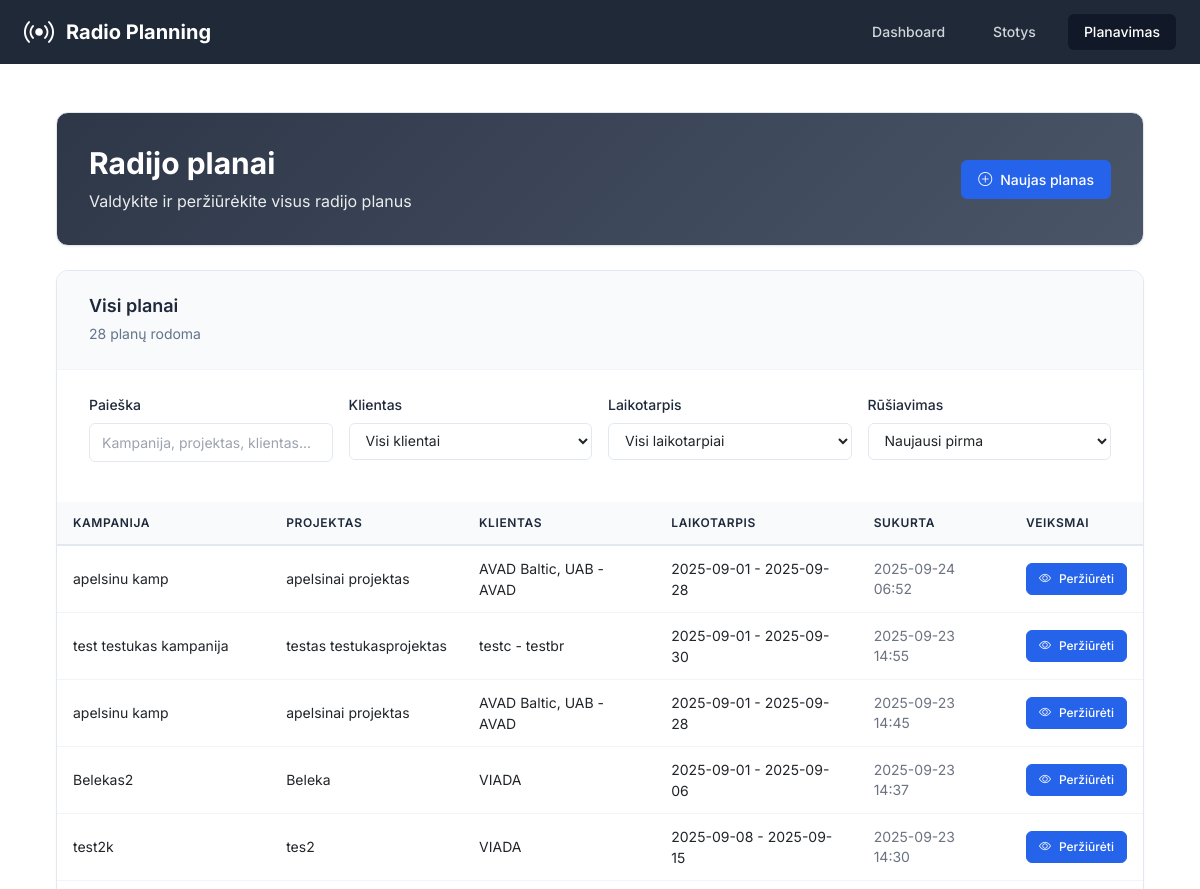
/planning (upper part), run on an earlier commit of the app's database.
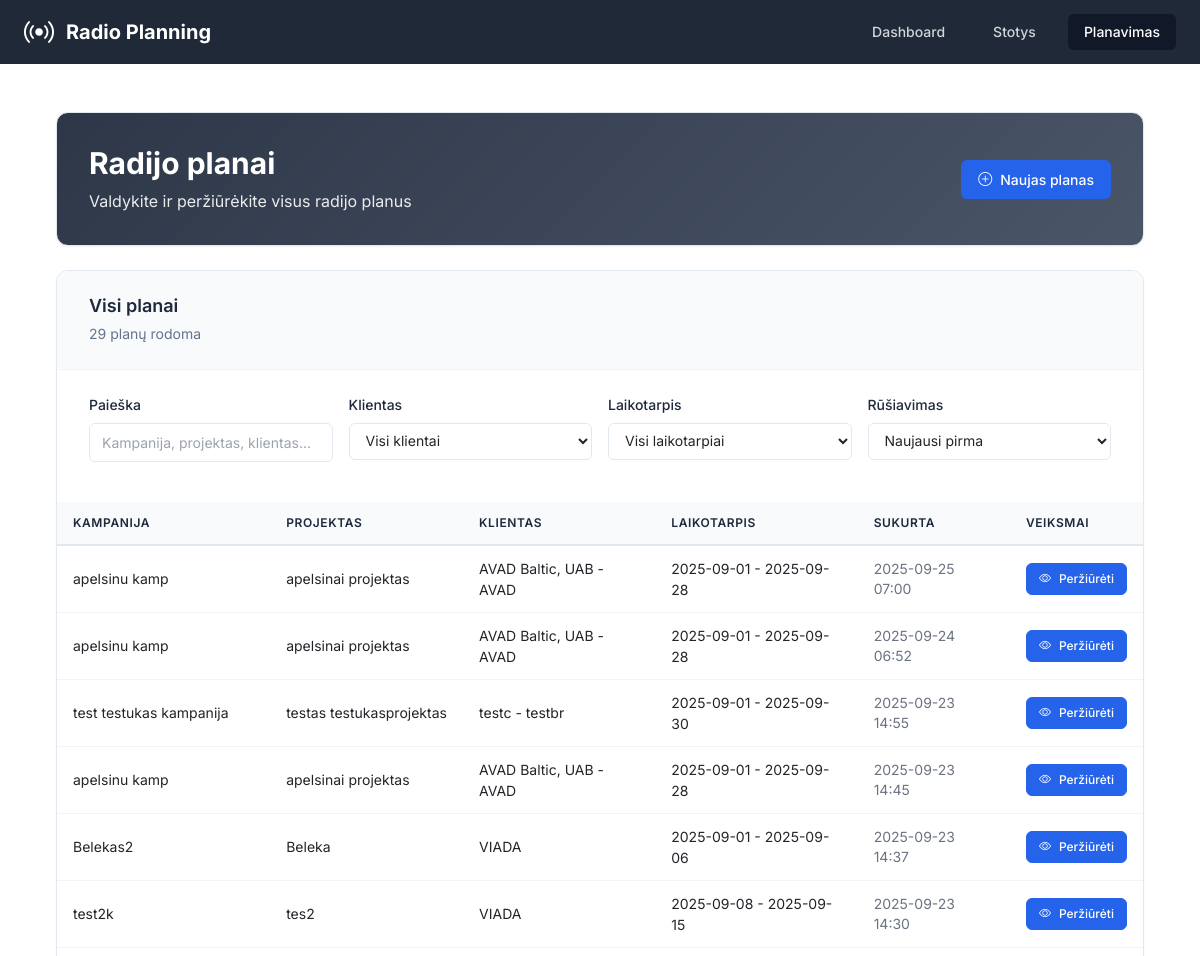
And on a later commit of the database.
### app/models.py (models this page shows, shortened)
class RadioPlan(db.Model):
    __tablename__ = 'radio_plans'
    id = db.Column(db.Integer, primary_key=True)
    campaign_id = db.Column(db.Integer, nullable=False)  # From projects-crm
    campaign_name = db.Column(db.String(200))
    project_id = db.Column(db.Integer)
    project_name = db.Column(db.String(200))
    client_brand_id = db.Column(db.Integer)
    client_brand_name = db.Column(db.String(200))
    start_date = db.Column(db.Date, nullable=False)
    end_date = db.Column(db.Date, nullable=False)
    target_audience = db.Column(db.String(50), nullable=False)
    our_discount = db.Column(db.Float, default=0)  # Percentage
    client_discount = db.Column(db.Float, default=0)  # Percentage
    created_at = db.Column(db.DateTime, default=datetime.utcnow)
    updated_at = db.Column(db.DateTime, default=datetime.utcnow, onupdate=datetime.utcnow)
    spots = db.relationship('RadioSpot', backref='plan', lazy='dynamic', cascade='all, delete-orphan')
    clips = db.relationship('RadioClip', backref='plan', lazy='dynamic', cascade='all, delete-orphan')
    selected_stations = db.relationship('RadioStation', secondary=plan_stations, lazy='subquery',
                                      backref=db.backref('plans', lazy=True))

### app/routes.py (the view)
@main_bp.route('/planning')
def planning():
    plans = RadioPlan.query.order_by(RadioPlan.created_at.desc()).all()
    return render_template('planning.html', plans=plans)

### app/templates/planning.html (shortened to what the changed rows need)
{% extends "base.html" %}
{% block content %}
<div class="container-fluid p-0">
    <div class="dashboard-header mb-4">
        <div class="header-content">
            <div class="flex justify-between items-center">
                <div>
                    <h1 class="text-3xl font-bold mb-2">Radijo planai</h1>
                </div>
            </div>
        </div>
    </div>
    <div class="professional-section">
        <div class="section-header">
            <div class="section-title">
                <span class="section-subtitle"><span id="filteredCount">{{ plans | length }}</span> planų rodoma</span>
            </div>
        </div>
        <div class="table-container">
            {% if plans %}
            <div class="table-responsive">
                <table class="professional-table">
                    <thead>
                        <tr>
                            <th>Kampanija</th>
                            <th>Projektas</th>
                            <th>Klientas</th>
                            <th>Laikotarpis</th>
                            <th>Sukurta</th>
                            <th>Veiksmai</th>
                        </tr>
                    </thead>
                    <tbody>
                        {% for plan in plans %}
                        <tr class="plan-row"
                            data-campaign="{{ (plan.campaign_name or '')|lower }}"
                            data-project="{{ (plan.project_name or '')|lower }}"
                            data-client="{{ (plan.client_brand_name or '')|lower }}"
                            data-start-date="{{ plan.start_date.strftime('%Y-%m-%d') }}"
                            data-end-date="{{ plan.end_date.strftime('%Y-%m-%d') }}"
                            data-created="{{ plan.created_at.strftime('%Y-%m-%d') }}">
                            <td>{{ plan.campaign_name or 'N/A' }}</td>
                            <td>{{ plan.project_name or 'N/A' }}</td>
                            <td>{{ plan.client_brand_name or 'N/A' }}</td>
                            <td>
                                <span class="text-sm">
                                    {{ plan.start_date.strftime('%Y-%m-%d') }} - {{ plan.end_date.strftime('%Y-%m-%d') }}
                                </span>
                            </td>
                            <td class="text-gray-500 text-sm">{{ plan.created_at.strftime('%Y-%m-%d %H:%M') }}</td>
                            <td>
                                <a href="{{ url_for('main.view_plan', plan_id=plan.id) }}" class="btn-professional btn-primary btn-sm">
                                    <i class="bi bi-eye"></i>
                                    <span>Peržiūrėti</span>
                                </a>
                            </td>
                        </tr>
                        {% endfor %}
                    </tbody>
                </table>
            </div>
            {% endif %}
        </div>
    </div>
</div>
{% endblock %}

What changed in the data, as far as the page shows it:
added RadioPlan: campaign_name "apelsinu kamp", project_name "apelsinai projektas", client_brand_name "AVAD Baltic, UAB - AVAD", start_date "2025-09-01", end_date "2025-09-28", created_at "2025-09-25 07:00"
Also different on the page:
{{ plans | length }}: "28" → "29"
